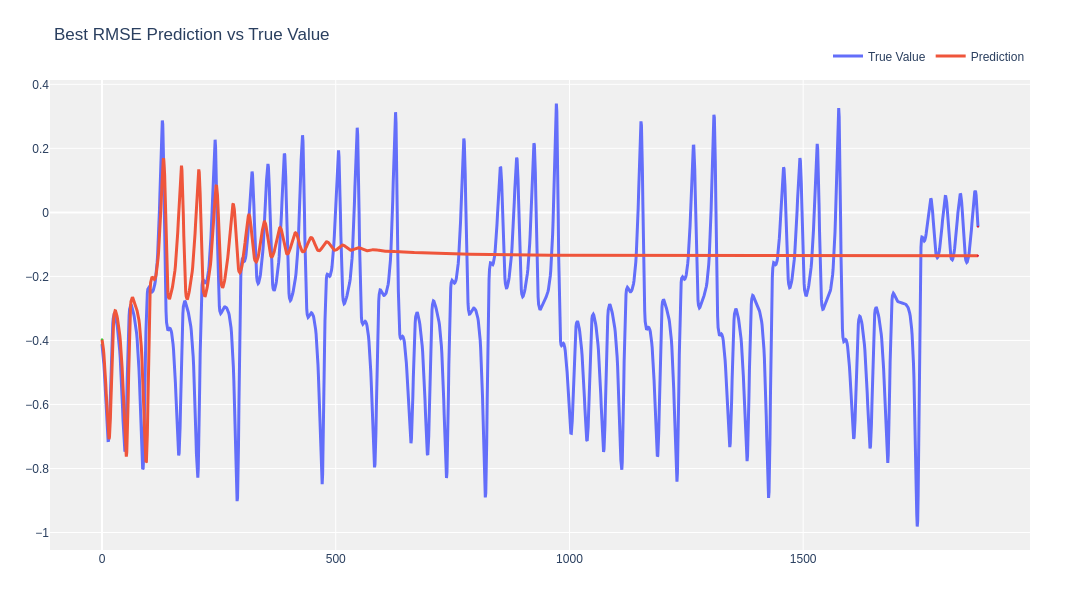

The code cell stored with this chart in its notebook:
### Code cell
viz.compare_plot([data_10[int(rmseidx[0])]["true_value"][:,1], data_10[int(rmseidx[0])]["predictions"][:,1].numpy()], title="Best RMSE Prediction vs True Value", legend_names=["True Value", "Prediction"])

### Figure 1 — Plotly figure (JSON) as saved in the notebook; plotly's stock layout.template omitted (floating-point values rounded to 4 significant figures; data arrays with more than 128 entries replaced by an {"elided": "..."} marker saying what was removed)
{"data": [{"hoverinfo": "y", "line": {"color": "#636EFA", "width": 3}, "mode": "lines", "name": "True Value", "type": "scatter", "y": {"elided": "1875 float values"}}, {"hoverinfo": "y", "marker": {"color": "limegreen", "size": 2}, "mode": "markers", "name": "Start 1", "showlegend": false, "type": "scatter", "x": [0], "y": [-0.4119]}, {"hoverinfo": "y", "marker": {"color": "crimson", "size": 2}, "mode": "markers", "name": "End 1", "showlegend": false, "type": "scatter", "x": [1874], "y": [-0.04526]}, {"hoverinfo": "y", "line": {"color": "#EF553B", "width": 3}, "mode": "lines", "name": "Prediction", "type": "scatter", "y": {"elided": "1875 float values"}}, {"hoverinfo": "y", "marker": {"color": "limegreen", "size": 2}, "mode": "markers", "name": "Start 2", "showlegend": false, "type": "scatter", "x": [0], "y": [-0.3962]}, {"hoverinfo": "y", "marker": {"color": "crimson", "size": 2}, "mode": "markers", "name": "End 2", "showlegend": false, "type": "scatter", "x": [1874], "y": [-0.1353]}], "layout": {"font": {"family": "Arial", "size": 12}, "height": 600, "legend": {"orientation": "h", "x": 1, "xanchor": "right", "y": 1.02, "yanchor": "bottom"}, "margin": {"b": 50, "l": 50, "r": 50, "t": 80}, "paper_bgcolor": "white", "plot_bgcolor": "rgb(240, 240, 240)", "showlegend": true, "title": {"text": "Best RMSE Prediction vs True Value"}, "width": 1080}}
